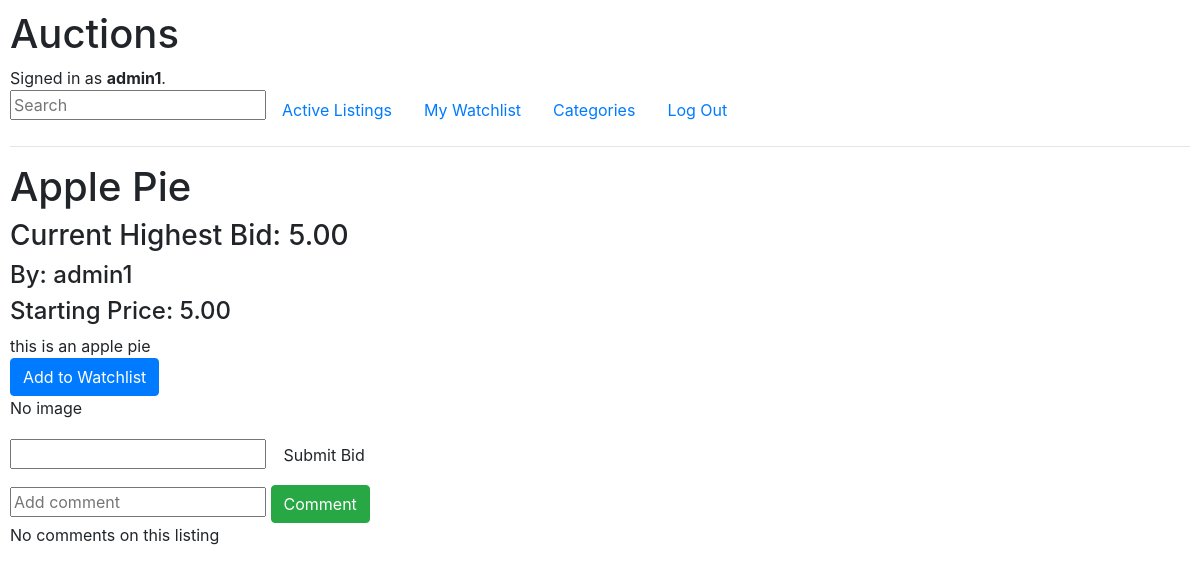
Page /listed/1 (signed in) on the committed database.
### auctions/models.py (models this page shows, shortened)
class User(AbstractUser):
    pass

class Listing(models.Model):
	listed_id = models.AutoField(auto_created=True, primary_key=True)
	item_name = models.CharField(max_length=64)
	item_description = models.CharField(max_length=500, default="no description")
	seller = models.CharField(max_length=64)
	buyer = models.CharField(max_length=64, default="none")
	price = models.DecimalField(max_digits=19, decimal_places=2)
	category = models.CharField(max_length=12, default="no category")
	image = models.CharField(max_length=255, default="no image")
	listing_date = models.DateField(default=0000-00-00)
	available = models.BooleanField(default=True)

class Bid(models.Model):
	bid_id = models.AutoField(primary_key=True)
	listing_id = models.ForeignKey(Listing, on_delete=models.CASCADE, related_name="bidded")
	bidder = models.CharField(max_length=64)
	value = models.DecimalField(max_digits=19, decimal_places=2)

### auctions/views.py (the view)
# urls.py: path("listed/<int:item_id>", views.listed, name="listed"),
def listed(request, item_id):
    listed = Listing.objects.get(pk=item_id)
    return render(request, "auctions/listed.html", {
        "listed_id": item_id,
        "title": listed.item_name,
        "description": listed.item_description,
        "price": listed.price,
        "comments": Comment.objects.filter(listing_id=item_id),
        "high_bid": Bid.objects.filter(listing_id=item_id)
        })

### auctions/templates/auctions/listed.html (shortened to what this page needs)
{% extends "auctions/layout.html" %}
{% block body %}
	<h1>{{ title }}</h1>
	{% if available == False %}
		<h2>Congratulations {{ winner }} on winning the auction!</h2>
	{% else %}
		<div>
			{% for bid in high_bid %}
				<h3>Current Highest Bid: {{ bid.value }}</h3>
				<h4>By: {{ bid.bidder }}</h4>
			{% empty %}
				<h3 hidden></h3>
			{% endfor %}
			<h4>Starting Price: {{ price }}</h4>
		</div>
		<div>
			{{ description }}
		</div>
		{% if user.is_authenticated %}
			<div>
				<form action="{% url 'add_watch' item_id=listed_id %}" method="post">
					<button class="btn btn-primary" type="submit">Add to Watchlist</button>
				</form>
				{% if item.image %}
                	<a href="{{ item.image }}" target="blank">See Image</a>
            	{% else %}
                	<p>No image</p>
           		{% endif %}
				<form action="{% url 'bid' item_id=listed_id %}" method="post">
					<input name="new_bid" class="form-group" type="number" step="0.01">
					<button class="btn btn primary" type="submit">Submit Bid</button>
				</form>
			</div>
			<div>
				<form action="{% url 'comment' item_id=listed_id %}" method="post">
					<input name="new_comment" type="text" placeholder="Add comment">
					<button class="btn btn-success" type="submit">Comment</button>
				</form>
				{% for comment in comments %}
					<h3>{{ comment.commenter }}</h3>
					<p>{{ comment.comment }}</p>
				{% empty %}
					<p>No comments on this listing</p>
				{% endfor %}
			</div>
		{% endif %}
	{% endif %}
{% endblock %}

### auctions/templates/auctions/layout.html (shortened to what this page needs)
{% load static %}
<!DOCTYPE html>
<html lang="en">
    <head>
        <link rel="stylesheet" href="https://stackpath.bootstrapcdn.com/bootstrap/4.4.1/css/bootstrap.min.css">
        <link href="{% static 'auctions/styles.css' %}" rel="stylesheet">
    </head>
    <body>
        <h1>Auctions</h1>
        <div>
            {% if user.is_authenticated %}
                Signed in as <strong>{{ user.username }}</strong>.
            {% else %}
                Not signed in.
            {% endif %}
        </div>
        <ul class="nav">
            <form action="{% url 'search' %}" method="post">
                    <input class="search" type="text" name="q" placeholder="Search">
            </form>
            <li class="nav-item">
                <a class="nav-link" href="{% url 'index' %}">Active Listings</a>
            </li>
            <li class="nav-item">
                <a class="nav-link" href="{% url 'wishlist' %}">My Watchlist</a>
            </li>
            <li class="nav-item">
                <a class="nav-link" href="{% url 'categories' %}">Categories</a>
            </li>
            {% if user.is_authenticated %}
                <li class="nav-item">
                    <a class="nav-link" href="{% url 'logout' %}">Log Out</a>
                </li>
            {% endif %}
        </ul>
        <hr>
        {% block body %}
        {% endblock %}
    </body>
</html>

### auctions/static/auctions/styles.css (style rules this page uses)
body { padding: 10px; }

### rows in the picture
User: username "admin1"
Listing: item_name "Apple Pie", price "5.00", item_description "this is an apple pie"
Bid: value "5.00", bidder "admin1"
